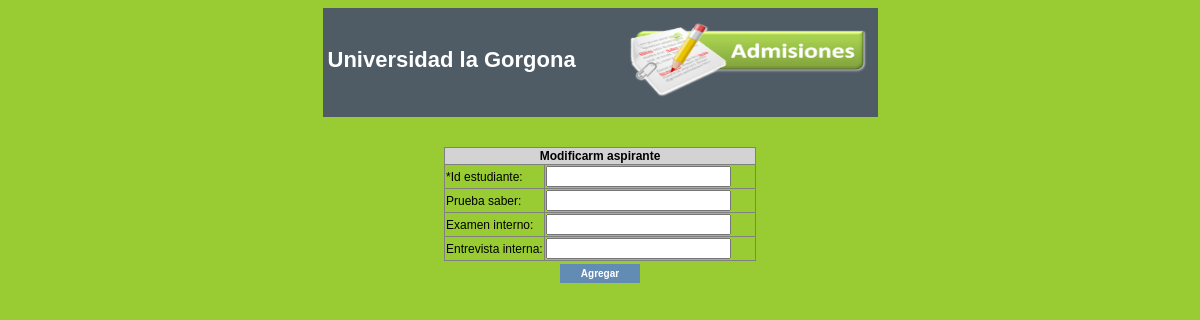
/admin/aspirante/Resultados.php?id=1085277182, run on an earlier commit of the app's database.
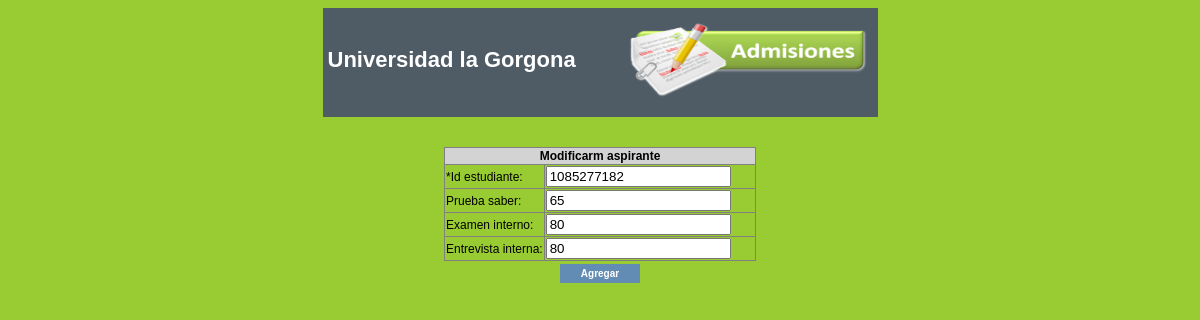
And on a later commit of the database.
### tables this page shows
CREATE TABLE IF NOT EXISTS `resultados` (
`idResultados` int(11) NOT NULL,
  `res_saber` int(2) DEFAULT NULL,
  `res_examen` int(2) DEFAULT NULL,
  `res_entrevista` int(3) DEFAULT NULL,
  `identificacion` int(11) NOT NULL
);

### admin/aspirante/Resultados.php (the view, shortened to what this page needs)
<?php
$id=$_GET['id'];
$sql ="select * from resultados where identificacion = $id";
$consulta=  mysql_query($sql);
$campos=  mysql_fetch_object($consulta);
?>
<!DOCTYPE html>
<html>
        <head>
             <link type="text/css" rel="stylesheet" href="../../css/styleResultados.css">
    </head>
    <header>
            <div id="header2" >
               <h5>Universidad la Gorgona</h5>
                <div id="logo">
                     <a href="./">
                         <img id="imgRes" src="../../img/logo.png" width="250" height="80">
                    </a>
                </div>
            </div>
    </header>
    <body>
         <form name="formu" id="formu" method="POST" enctype="multipart/form-data" action="" >
            <table border="1">
                <thead>
                    <tr align ="center">
                        <th colspan="2">Modificarm aspirante</th>
                    </tr>
                </thead>
                <tbody>
                    <tr>
                        <td>*Id estudiante:</td>
                        <td><input type="text" name="txt_identificacion" readonly="" value="<?php echo $campos->identificacion; ?>" required=""/>&nbsp; &nbsp; &nbsp; &nbsp;
                    </tr>
                    <tr>
                        <td>Prueba saber:</td>
                        <td><input type="number" name="txt_saber" value="<?php echo $campos->res_saber;?>" required=""/></td>
                    </tr>
                    <tr>
                        <td>Examen interno:</td>
                        <td><input type="number" name="txt_examen" value="<?php echo $campos->res_examen;?>" required=""/></td>
                    </tr>
                    <tr>
                        <td>Entrevista interna:</td>
                        <td><input type="number" name="txt_entrevista" value="<?php echo $campos->res_entrevista; ?>" required=""/></td>
                    </tr>
                </tbody>
            </table>
             <table id="boton">
                <tr>
                    <td>
            <input type="submit" value="Agregar" class="boton"/>
            </td>
            </tr>
            </table>
        </form>
    </body>
</html>

### css/styleResultados.css (style rules this page uses)
body { background:#99cc33; }
#header2 { width: 555px; height: 100px; background-color: #4F5B65;//#A5CD4E; //#638cb5; margin: 0 auto ; padding-top: 9px; }
h5 { font-family:“Lucida Grande”, Verdana, Helvetica, Arial, sans-serif; color: white; margin-top: 30px; font-size: 22px; margin-left:5px; }
#imgRes { float: right; margin-top:-90px; }
table { margin: 0 auto 0 ; font-family: "Lucida Sans Unicode", "Lucida Grande", Sans-Serif; font-size: 12px; text-align: left; border-collapse: collapse; margin-top:30px; margin-bottom:2px; //background-color: blue; }
th { background: #D3D3D3; font-weight: bold; }
#boton { margin: 0 auto; margin-bottom:-30px; }
.boton { font-size:10px; font-family:"Lucida Sans Unicode", "Lucida Grande", Sans-Serif; font-weight:bold; color:white; background:#638cb5; border:0px; width:80px; height:19px; }

What changed in the data, as far as the page shows it:
added resultados: txt_identificacion "1085277182", txt_saber "65", txt_examen "80", txt_entrevista "80"
